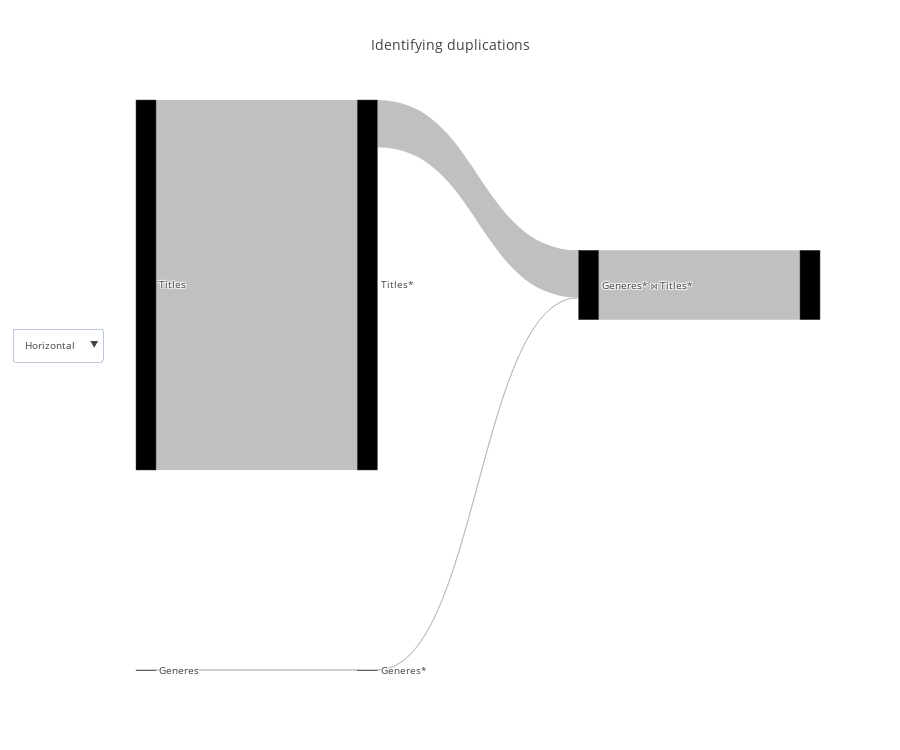

Notebook code cell kept with this figure:
### Code cell
flow_df = query_renderer.get_flow_df(query, con_str)
query_renderer.vizualize(flow_df, title="Identifying duplications", metrics=["actual_rows"], open_=False)

### Figure 1 — Plotly figure (JSON) as saved in the notebook; plotly's stock layout.template omitted (floating-point values rounded to 4 significant figures)
{"data": [{"link": {"color": ["silver", "silver", "silver", "silver", "silver"], "label": ["", "Filter condition: generes.kid_safe", "", "Filter condition: (titles.premiered >= (date_part('year'::text, (CURRENT_DATE)::timestamp without time zone) - '2'::double precision))", "Join Filter ('Inner', '(\"position\"(titles.genres, generes.genere_name) > 0)')"], "source": [0, 1, 2, 3, 4], "target": [1, 4, 3, 4, 5], "value": [29, 27, 7137701, 911257, 1338247]}, "node": {"color": [null, null, null, null, null], "label": ["Generes", "Generes*", "Titles", "Titles*", "Generes* ⋈ Titles*"], "pad": 200}, "orientation": "h", "type": "sankey", "valueformat": ",", "valuesuffix": [" Rows", " Rows", " Rows", " Rows", " Rows"]}], "layout": {"font": {"size": 10}, "height": 750, "title": "Identifying duplications", "updatemenus": [{"buttons": [{"args": ["orientation", "h"], "label": "Horizontal", "method": "restyle"}, {"args": ["orientation", "v"], "label": "Vertical", "method": "restyle"}], "y": 0.6}]}}
